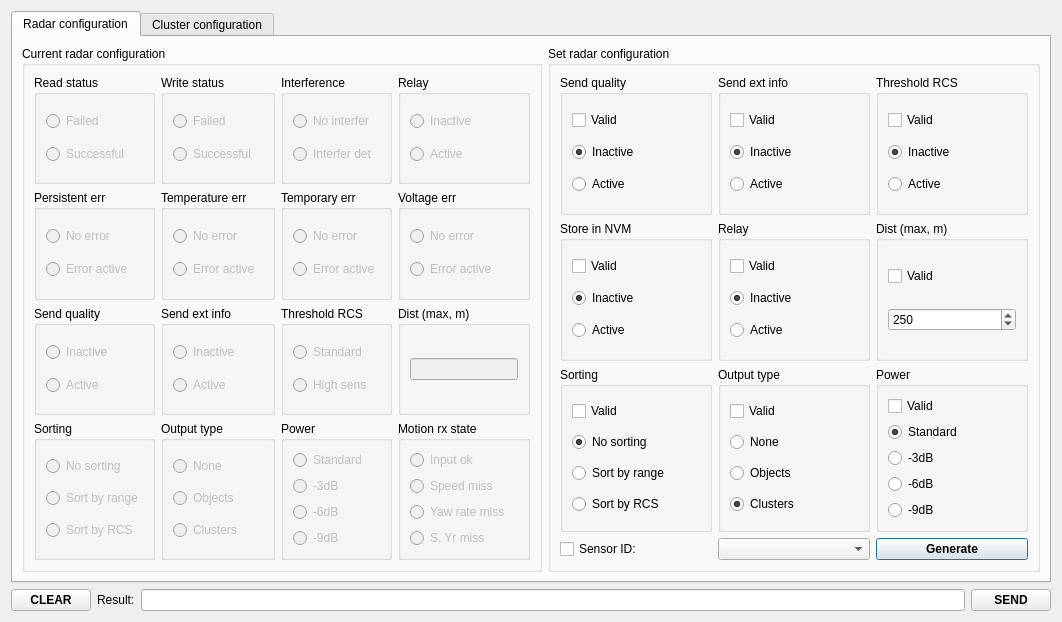
<?xml version="1.0" encoding="UTF-8"?>
<ui version="4.0">
 <class>DialogConfig</class>
 <widget class="QDialog" name="DialogConfig">
  <property name="geometry">
   <rect>
    <x>0</x>
    <y>0</y>
    <width>1062</width>
    <height>622</height>
   </rect>
  </property>
  <property name="windowTitle">
   <string>Dialog</string>
  </property>
  <property name="layoutDirection">
   <enum>Qt::LeftToRight</enum>
  </property>
  <property name="modal">
   <bool>true</bool>
  </property>
  <layout class="QGridLayout" name="gridLayout">
   <item row="0" column="0">
    <widget class="QTabWidget" name="tWConfig">
     <property name="currentIndex">
      <number>0</number>
     </property>
     <widget class="QWidget" name="tbRadarConfig">
      <attribute name="title">
       <string>Radar configuration</string>
      </attribute>
      <layout class="QGridLayout" name="gridLayout_2">
       <item row="0" column="0">
        <widget class="QGroupBox" name="gBCurrRad">
         <property name="title">
          <string>Current radar configuration</string>
         </property>
         <layout class="QGridLayout" name="gridLayout_3">
          <item row="2" column="3">
           <widget class="QGroupBox" name="gBCurrRadDist">
            <property name="title">
             <string>Dist (max, m)</string>
            </property>
            <layout class="QGridLayout" name="gridLayout_20">
             <item row="0" column="0">
              <widget class="QLineEdit" name="lECurrRadDist">
               <property name="enabled">
                <bool>false</bool>
               </property>
               <property name="sizePolicy">
                <sizepolicy hsizetype="Minimum" vsizetype="Fixed">
                 <horstretch>0</horstretch>
                 <verstretch>0</verstretch>
                </sizepolicy>
               </property>
               <property name="minimumSize">
                <size>
                 <width>10</width>
                 <height>0</height>
                </size>
               </property>
               <property name="readOnly">
                <bool>false</bool>
               </property>
              </widget>
             </item>
            </layout>
           </widget>
          </item>
          <item row="1" column="1">
           <widget class="QGroupBox" name="gBCurrRadTemper">
            <property name="title">
             <string>Temperature err</string>
            </property>
            <layout class="QGridLayout" name="gridLayout_23">
             <item row="0" column="0">
              <widget class="QRadioButton" name="rBCurrRadTemperErrNo">
               <property name="enabled">
                <bool>false</bool>
               </property>
               <property name="text">
                <string>No error</string>
               </property>
              </widget>
             </item>
             <item row="1" column="0">
              <widget class="QRadioButton" name="rBCurrRadTemperErrAct">
               <property name="enabled">
                <bool>false</bool>
               </property>
               <property name="text">
                <string>Error active</string>
               </property>
              </widget>
             </item>
            </layout>
           </widget>
          </item>
          <item row="1" column="2">
           <widget class="QGroupBox" name="gBCurrRadTempor">
            <property name="title">
             <string>Temporary err</string>
            </property>
            <layout class="QGridLayout" name="gridLayout_24">
             <item row="0" column="0">
              <widget class="QRadioButton" name="rBCurrRadTemporErrNo">
               <property name="enabled">
                <bool>false</bool>
               </property>
               <property name="text">
                <string>No error</string>
               </property>
              </widget>
             </item>
             <item row="1" column="0">
              <widget class="QRadioButton" name="rBCurrRadTemporErrAct">
               <property name="enabled">
                <bool>false</bool>
               </property>
               <property name="text">
                <string>Error active</string>
               </property>
              </widget>
             </item>
            </layout>
           </widget>
          </item>
          <item row="0" column="1">
           <widget class="QGroupBox" name="gBCurrRadWrite">
            <property name="title">
             <string>Write status</string>
            </property>
            <layout class="QGridLayout" name="gridLayout_19">
             <item row="0" column="2">
              <widget class="QRadioButton" name="rBCurrRadWriteF">
               <property name="enabled">
                <bool>false</bool>
               </property>
               <property name="text">
                <string>Failed</string>
               </property>
              </widget>
             </item>
             <item row="1" column="2">
              <widget class="QRadioButton" name="rBCurrRadWriteS">
               <property name="enabled">
                <bool>false</bool>
               </property>
               <property name="text">
                <string>Successful</string>
               </property>
              </widget>
             </item>
            </layout>
           </widget>
          </item>
          <item row="0" column="2">
           <widget class="QGroupBox" name="gBCurrRadInterfer">
            <property name="title">
             <string>Interference</string>
            </property>
            <layout class="QGridLayout" name="gridLayout_22">
             <item row="0" column="0">
              <widget class="QRadioButton" name="rBCurrRadNoInter">
               <property name="enabled">
                <bool>false</bool>
               </property>
               <property name="text">
                <string>No interfer</string>
               </property>
              </widget>
             </item>
             <item row="1" column="0">
              <widget class="QRadioButton" name="rBCurrRadInter">
               <property name="enabled">
                <bool>false</bool>
               </property>
               <property name="text">
                <string>Interfer det</string>
               </property>
              </widget>
             </item>
            </layout>
           </widget>
          </item>
          <item row="3" column="2">
           <widget class="QGroupBox" name="gBCurrRadPower">
            <property name="title">
             <string>Power</string>
            </property>
            <layout class="QGridLayout" name="gridLayout_27">
             <item row="0" column="0">
              <widget class="QRadioButton" name="rBCurrRadPowStand">
               <property name="enabled">
                <bool>false</bool>
               </property>
               <property name="text">
                <string>Standard</string>
               </property>
              </widget>
             </item>
             <item row="1" column="0">
              <widget class="QRadioButton" name="rBCurrRadPow_3dB">
               <property name="enabled">
                <bool>false</bool>
               </property>
               <property name="text">
                <string>-3dB</string>
               </property>
              </widget>
             </item>
             <item row="2" column="0">
              <widget class="QRadioButton" name="rBCurrRadPow_6dB">
               <property name="enabled">
                <bool>false</bool>
               </property>
               <property name="text">
                <string>-6dB</string>
               </property>
              </widget>
             </item>
             <item row="3" column="0">
              <widget class="QRadioButton" name="rBCurrRadPow_9dB">
               <property name="enabled">
                <bool>false</bool>
               </property>
               <property name="text">
                <string>-9dB</string>
               </property>
              </widget>
             </item>
            </layout>
           </widget>
          </item>
          <item row="2" column="1">
           <widget class="QGroupBox" name="gBCurrRadExt">
            <property name="title">
             <string>Send ext info</string>
            </property>
            <layout class="QGridLayout" name="gridLayout_31">
             <item row="0" column="0">
              <widget class="QRadioButton" name="rBCurrRadExtIn">
               <property name="enabled">
                <bool>false</bool>
               </property>
               <property name="text">
                <string>Inactive</string>
               </property>
              </widget>
             </item>
             <item row="1" column="0">
              <widget class="QRadioButton" name="rBCurrRadExtAct">
               <property name="enabled">
                <bool>false</bool>
               </property>
               <property name="text">
                <string>Active</string>
               </property>
              </widget>
             </item>
            </layout>
           </widget>
          </item>
          <item row="2" column="2">
           <widget class="QGroupBox" name="gBCurrRadThr">
            <property name="title">
             <string>Threshold RCS</string>
            </property>
            <layout class="QGridLayout" name="gridLayout_33">
             <item row="0" column="0">
              <widget class="QRadioButton" name="rBCurrRadThrStand">
               <property name="enabled">
                <bool>false</bool>
               </property>
               <property name="text">
                <string>Standard</string>
               </property>
              </widget>
             </item>
             <item row="1" column="0">
              <widget class="QRadioButton" name="rBCurrRadThrHigh">
               <property name="enabled">
                <bool>false</bool>
               </property>
               <property name="text">
                <string>High sens</string>
               </property>
              </widget>
             </item>
            </layout>
           </widget>
          </item>
          <item row="0" column="0">
           <widget class="QGroupBox" name="gBCurrRadRead">
            <property name="title">
             <string>Read status</string>
            </property>
            <layout class="QGridLayout" name="gridLayout_18">
             <item row="0" column="2">
              <widget class="QRadioButton" name="rBCurrRadReadF">
               <property name="enabled">
                <bool>false</bool>
               </property>
               <property name="text">
                <string>Failed</string>
               </property>
              </widget>
             </item>
             <item row="1" column="2">
              <widget class="QRadioButton" name="rBCurrRadReadS">
               <property name="enabled">
                <bool>false</bool>
               </property>
               <property name="text">
                <string>Successful</string>
               </property>
              </widget>
             </item>
            </layout>
           </widget>
          </item>
          <item row="2" column="0">
           <widget class="QGroupBox" name="gBCurrRadQual">
            <property name="title">
             <string>Send quality</string>
            </property>
            <layout class="QGridLayout" name="gridLayout_30">
             <item row="0" column="0">
              <widget class="QRadioButton" name="rBCurrRadQualIn">
               <property name="enabled">
                <bool>false</bool>
               </property>
               <property name="text">
                <string>Inactive</string>
               </property>
              </widget>
             </item>
             <item row="1" column="0">
              <widget class="QRadioButton" name="rBCurrRadQualAct">
               <property name="enabled">
                <bool>false</bool>
               </property>
               <property name="text">
                <string>Active</string>
               </property>
              </widget>
             </item>
            </layout>
           </widget>
          </item>
          <item row="3" column="0">
           <widget class="QGroupBox" name="gBCurrRadSortInd">
            <property name="title">
             <string>Sorting</string>
            </property>
            <layout class="QGridLayout" name="gridLayout_26">
             <item row="0" column="0">
              <widget class="QRadioButton" name="rBCurrRadSortNo">
               <property name="enabled">
                <bool>false</bool>
               </property>
               <property name="text">
                <string>No sorting</string>
               </property>
              </widget>
             </item>
             <item row="1" column="0">
              <widget class="QRadioButton" name="rBCurrRadSortRange">
               <property name="enabled">
                <bool>false</bool>
               </property>
               <property name="text">
                <string>Sort by range</string>
               </property>
              </widget>
             </item>
             <item row="2" column="0">
              <widget class="QRadioButton" name="rBCurrRadSortRcs">
               <property name="enabled">
                <bool>false</bool>
               </property>
               <property name="text">
                <string>Sort by RCS</string>
               </property>
              </widget>
             </item>
            </layout>
           </widget>
          </item>
          <item row="1" column="3">
           <widget class="QGroupBox" name="gBCurrRadVolt">
            <property name="title">
             <string>Voltage err</string>
            </property>
            <layout class="QGridLayout" name="gridLayout_25">
             <item row="0" column="0">
              <widget class="QRadioButton" name="rBCurrRadVoltErrNo">
               <property name="enabled">
                <bool>false</bool>
               </property>
               <property name="text">
                <string>No error</string>
               </property>
              </widget>
             </item>
             <item row="1" column="0">
              <widget class="QRadioButton" name="rBCurrRadVoltErrAct">
               <property name="enabled">
                <bool>false</bool>
               </property>
               <property name="text">
                <string>Error active</string>
               </property>
              </widget>
             </item>
            </layout>
           </widget>
          </item>
          <item row="0" column="3">
           <widget class="QGroupBox" name="gBCurrRadRelay">
            <property name="title">
             <string>Relay</string>
            </property>
            <layout class="QGridLayout" name="gridLayout_28">
             <item row="0" column="0">
              <widget class="QRadioButton" name="rBCurrRadRelIn">
               <property name="enabled">
                <bool>false</bool>
               </property>
               <property name="text">
                <string>Inactive</string>
               </property>
              </widget>
             </item>
             <item row="1" column="0">
              <widget class="QRadioButton" name="rBCurrRadRelAct">
               <property name="enabled">
                <bool>false</bool>
               </property>
               <property name="text">
                <string>Active</string>
               </property>
              </widget>
             </item>
            </layout>
           </widget>
          </item>
          <item row="1" column="0">
           <widget class="QGroupBox" name="gBCurrRadPersErr">
            <property name="title">
             <string>Persistent err</string>
            </property>
            <layout class="QGridLayout" name="gridLayout_21">
             <item row="0" column="0">
              <widget class="QRadioButton" name="rBCurrRadPersErrNo">
               <property name="enabled">
                <bool>false</bool>
               </property>
               <property name="text">
                <string>No error</string>
               </property>
              </widget>
             </item>
             <item row="1" column="0">
              <widget class="QRadioButton" name="rBCurrRadPersErrAct">
               <property name="enabled">
                <bool>false</bool>
               </property>
               <property name="text">
                <string>Error active</string>
               </property>
              </widget>
             </item>
            </layout>
           </widget>
          </item>
          <item row="3" column="1">
           <widget class="QGroupBox" name="gBCurrRadOutType">
            <property name="title">
             <string>Output type</string>
            </property>
            <layout class="QGridLayout" name="gridLayout_29">
             <item row="0" column="0">
              <widget class="QRadioButton" name="rBCurrRadOutNone">
               <property name="enabled">
                <bool>false</bool>
               </property>
               <property name="text">
                <string>None</string>
               </property>
              </widget>
             </item>
             <item row="1" column="0">
              <widget class="QRadioButton" name="rBCurrRadOutObj">
               <property name="enabled">
                <bool>false</bool>
               </property>
               <property name="text">
                <string>Objects</string>
               </property>
              </widget>
             </item>
             <item row="2" column="0">
              <widget class="QRadioButton" name="rBCurrRadOutClust">
               <property name="enabled">
                <bool>false</bool>
               </property>
               <property name="text">
                <string>Clusters</string>
               </property>
              </widget>
             </item>
            </layout>
           </widget>
          </item>
          <item row="3" column="3">
           <widget class="QGroupBox" name="gBCurrRadMot">
            <property name="title">
             <string>Motion rx state</string>
            </property>
            <layout class="QGridLayout" name="gridLayout_32">
             <item row="0" column="0">
              <widget class="QRadioButton" name="rBCurrRadMotInpOk">
               <property name="enabled">
                <bool>false</bool>
               </property>
               <property name="text">
                <string>Input ok</string>
               </property>
              </widget>
             </item>
             <item row="1" column="0">
              <widget class="QRadioButton" name="rBCurrRadMotSpeedM">
               <property name="enabled">
                <bool>false</bool>
               </property>
               <property name="text">
                <string>Speed miss</string>
               </property>
              </widget>
             </item>
             <item row="3" column="0">
              <widget class="QRadioButton" name="rBCurrRadMotSYRM">
               <property name="enabled">
                <bool>false</bool>
               </property>
               <property name="text">
                <string>S, Yr miss</string>
               </property>
              </widget>
             </item>
             <item row="2" column="0">
              <widget class="QRadioButton" name="rBCurrRadMotYRM">
               <property name="enabled">
                <bool>false</bool>
               </property>
               <property name="text">
                <string>Yaw rate miss</string>
               </property>
              </widget>
             </item>
            </layout>
           </widget>
          </item>
         </layout>
        </widget>
       </item>
       <item row="0" column="1">
        <widget class="QGroupBox" name="gBSetRad">
         <property name="title">
          <string>Set radar configuration</string>
         </property>
         <layout class="QGridLayout" name="gridLayout_4">
          <item row="1" column="1">
           <widget class="QGroupBox" name="gBSetRadRelay">
            <property name="title">
             <string>Relay</string>
            </property>
            <layout class="QGridLayout" name="gridLayout_13">
             <item row="0" column="0">
              <widget class="QCheckBox" name="cBSetRadRelay">
               <property name="text">
                <string>Valid</string>
               </property>
              </widget>
             </item>
             <item row="1" column="0">
              <widget class="QRadioButton" name="rBSetRadRelayIn">
               <property name="text">
                <string>Inactive</string>
               </property>
               <property name="checked">
                <bool>true</bool>
               </property>
              </widget>
             </item>
             <item row="2" column="0">
              <widget class="QRadioButton" name="rBSetRadRelayAct">
               <property name="text">
                <string>Active</string>
               </property>
              </widget>
             </item>
            </layout>
           </widget>
          </item>
          <item row="1" column="0">
           <widget class="QGroupBox" name="gBSetRadStore">
            <property name="title">
             <string>Store in NVM</string>
            </property>
            <layout class="QGridLayout" name="gridLayout_12">
             <item row="1" column="0">
              <widget class="QRadioButton" name="rBSetRadStoreIn">
               <property name="text">
                <string>Inactive</string>
               </property>
               <property name="checked">
                <bool>true</bool>
               </property>
              </widget>
             </item>
             <item row="0" column="0">
              <widget class="QCheckBox" name="cBSetRadStore">
               <property name="text">
                <string>Valid</string>
               </property>
              </widget>
             </item>
             <item row="2" column="0">
              <widget class="QRadioButton" name="rBSetRadStoreAct">
               <property name="text">
                <string>Active</string>
               </property>
              </widget>
             </item>
            </layout>
           </widget>
          </item>
          <item row="3" column="0">
           <widget class="QCheckBox" name="cBSetRadId">
            <property name="text">
             <string>Sensor ID:</string>
            </property>
           </widget>
          </item>
          <item row="0" column="1">
           <widget class="QGroupBox" name="gBSetRadExt">
            <property name="title">
             <string>Send ext info</string>
            </property>
            <layout class="QGridLayout" name="gridLayout_11">
             <item row="0" column="0">
              <widget class="QCheckBox" name="cBSetRadExt">
               <property name="text">
                <string>Valid</string>
               </property>
              </widget>
             </item>
             <item row="1" column="0">
              <widget class="QRadioButton" name="rBSetRadExtIn">
               <property name="text">
                <string>Inactive</string>
               </property>
               <property name="checked">
                <bool>true</bool>
               </property>
              </widget>
             </item>
             <item row="2" column="0">
              <widget class="QRadioButton" name="rBSetRadExtAct">
               <property name="text">
                <string>Active</string>
               </property>
              </widget>
             </item>
            </layout>
           </widget>
          </item>
          <item row="0" column="2">
           <widget class="QGroupBox" name="gBSetRadThr">
            <property name="title">
             <string>Threshold RCS</string>
            </property>
            <layout class="QGridLayout" name="gridLayout_10">
             <item row="0" column="0">
              <widget class="QCheckBox" name="cBSetRadThr">
               <property name="text">
                <string>Valid</string>
               </property>
              </widget>
             </item>
             <item row="1" column="0">
              <widget class="QRadioButton" name="rBSetRadThrIn">
               <property name="text">
                <string>Inactive</string>
               </property>
               <property name="checked">
                <bool>true</bool>
               </property>
              </widget>
             </item>
             <item row="2" column="0">
              <widget class="QRadioButton" name="rBSetRadThrAct">
               <property name="text">
                <string>Active</string>
               </property>
              </widget>
             </item>
            </layout>
           </widget>
          </item>
          <item row="3" column="2">
           <widget class="QPushButton" name="pBRadGenerate">
            <property name="font">
             <font>
              <weight>75</weight>
              <bold>true</bold>
             </font>
            </property>
            <property name="text">
             <string>Generate</string>
            </property>
           </widget>
          </item>
          <item row="0" column="0">
           <widget class="QGroupBox" name="gBSetRadQual">
            <property name="title">
             <string>Send quality</string>
            </property>
            <layout class="QGridLayout" name="gridLayout_9">
             <item row="0" column="0">
              <widget class="QCheckBox" name="cBSetRadQual">
               <property name="text">
                <string>Valid</string>
               </property>
              </widget>
             </item>
             <item row="1" column="0">
              <widget class="QRadioButton" name="rBSetRadQualIn">
               <property name="text">
                <string>Inactive</string>
               </property>
               <property name="checked">
                <bool>true</bool>
               </property>
              </widget>
             </item>
             <item row="2" column="0">
              <widget class="QRadioButton" name="rBSetRadQualAct">
               <property name="text">
                <string>Active</string>
               </property>
              </widget>
             </item>
            </layout>
           </widget>
          </item>
          <item row="2" column="1">
           <widget class="QGroupBox" name="gBSetRadOut">
            <property name="title">
             <string>Output type</string>
            </property>
            <layout class="QGridLayout" name="gridLayout_16">
             <item row="0" column="0">
              <widget class="QCheckBox" name="cBSetRadOut">
               <property name="text">
                <string>Valid</string>
               </property>
              </widget>
             </item>
             <item row="1" column="0">
              <widget class="QRadioButton" name="rBSetRadOutNone">
               <property name="text">
                <string>None</string>
               </property>
              </widget>
             </item>
             <item row="2" column="0">
              <widget class="QRadioButton" name="rBSetRadOutObj">
               <property name="text">
                <string>Objects</string>
               </property>
              </widget>
             </item>
             <item row="3" column="0">
              <widget class="QRadioButton" name="rBSetRadOutClust">
               <property name="text">
                <string>Clusters</string>
               </property>
               <property name="checked">
                <bool>true</bool>
               </property>
              </widget>
             </item>
            </layout>
           </widget>
          </item>
          <item row="2" column="2">
           <widget class="QGroupBox" name="gBSetRadPow">
            <property name="title">
             <string>Power</string>
            </property>
            <layout class="QGridLayout" name="gridLayout_17">
             <item row="2" column="0">
              <widget class="QRadioButton" name="rBSetRadPow_3dB">
               <property name="text">
                <string>-3dB</string>
               </property>
              </widget>
             </item>
             <item row="1" column="0">
              <widget class="QRadioButton" name="rBSetRadPowStand">
               <property name="text">
                <string>Standard</string>
               </property>
               <property name="checked">
                <bool>true</bool>
               </property>
              </widget>
             </item>
             <item row="0" column="0">
              <widget class="QCheckBox" name="cBSetRadPow">
               <property name="text">
                <string>Valid</string>
               </property>
              </widget>
             </item>
             <item row="3" column="0">
              <widget class="QRadioButton" name="rBSetRadPow_6dB">
               <property name="text">
                <string>-6dB</string>
               </property>
              </widget>
             </item>
             <item row="4" column="0">
              <widget class="QRadioButton" name="rBSetRadPow_9dB">
               <property name="text">
                <string>-9dB</string>
               </property>
              </widget>
             </item>
            </layout>
           </widget>
          </item>
          <item row="1" column="2">
           <widget class="QGroupBox" name="gBSetRadDist">
            <property name="title">
             <string>Dist (max, m)</string>
            </property>
            <layout class="QGridLayout" name="gridLayout_14">
             <item row="1" column="0">
              <widget class="QSpinBox" name="sBSetRadDist">
               <property name="minimumSize">
                <size>
                 <width>10</width>
                 <height>0</height>
                </size>
               </property>
               <property name="toolTip">
                <string>196...260m</string>
               </property>
               <property name="toolTipDuration">
                <number>5000</number>
               </property>
               <property name="maximum">
                <number>2046</number>
               </property>
               <property name="singleStep">
                <number>2</number>
               </property>
               <property name="value">
                <number>250</number>
               </property>
              </widget>
             </item>
             <item row="0" column="0">
              <widget class="QCheckBox" name="cBSetRadDist">
               <property name="text">
                <string>Valid</string>
               </property>
              </widget>
             </item>
            </layout>
           </widget>
          </item>
          <item row="2" column="0">
           <widget class="QGroupBox" name="gBSetRadSort">
            <property name="title">
             <string>Sorting</string>
            </property>
            <layout class="QGridLayout" name="gridLayout_15">
             <item row="1" column="0">
              <widget class="QRadioButton" name="rBSetRadSortNo">
               <property name="text">
                <string>No sorting</string>
               </property>
               <property name="checked">
                <bool>true</bool>
               </property>
              </widget>
             </item>
             <item row="0" column="0">
              <widget class="QCheckBox" name="cBSetRadSort">
               <property name="text">
                <string>Valid</string>
               </property>
              </widget>
             </item>
             <item row="2" column="0">
              <widget class="QRadioButton" name="rBSetRadSortRange">
               <property name="text">
                <string>Sort by range</string>
               </property>
              </widget>
             </item>
             <item row="3" column="0">
              <widget class="QRadioButton" name="rBSetRadSortRcs">
               <property name="text">
                <string>Sort by RCS</string>
               </property>
              </widget>
             </item>
            </layout>
           </widget>
          </item>
          <item row="3" column="1">
           <widget class="QComboBox" name="cBoxSetRadId"/>
          </item>
         </layout>
        </widget>
       </item>
      </layout>
     </widget>
     <widget class="QWidget" name="tbClusterConfig">
      <attribute name="title">
       <string>Cluster configuration</string>
      </attribute>
      <layout class="QGridLayout" name="gridLayout_8">
       <item row="0" column="0">
        <widget class="QGroupBox" name="gBCurrClust">
         <property name="title">
          <string>Current configuration</string>
         </property>
        </widget>
       </item>
       <item row="0" column="1">
        <widget class="QGroupBox" name="gBSetClust">
         <property name="title">
          <string>Set configuration</string>
         </property>
        </widget>
       </item>
      </layout>
     </widget>
    </widget>
   </item>
   <item row="1" column="0">
    <layout class="QHBoxLayout" name="horizontalLayout">
     <item>
      <widget class="QPushButton" name="pBClearResStr">
       <property name="font">
        <font>
         <weight>75</weight>
         <bold>true</bold>
        </font>
       </property>
       <property name="text">
        <string>CLEAR</string>
       </property>
      </widget>
     </item>
     <item>
      <widget class="QLabel" name="lResStr">
       <property name="text">
        <string>Result:</string>
       </property>
      </widget>
     </item>
     <item>
      <widget class="QLineEdit" name="lEResStr">
       <property name="sizePolicy">
        <sizepolicy hsizetype="MinimumExpanding" vsizetype="Fixed">
         <horstretch>0</horstretch>
         <verstretch>0</verstretch>
        </sizepolicy>
       </property>
       <property name="readOnly">
        <bool>true</bool>
       </property>
      </widget>
     </item>
     <item>
      <widget class="QPushButton" name="pBSend">
       <property name="font">
        <font>
         <weight>75</weight>
         <bold>true</bold>
        </font>
       </property>
       <property name="text">
        <string>SEND</string>
       </property>
      </widget>
     </item>
    </layout>
   </item>
  </layout>
 </widget>
 <resources/>
 <connections/>
</ui>
